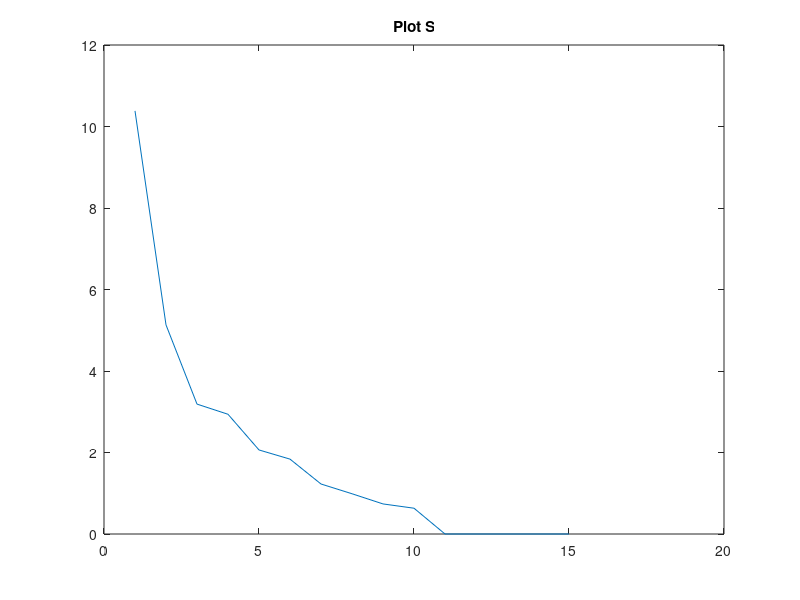
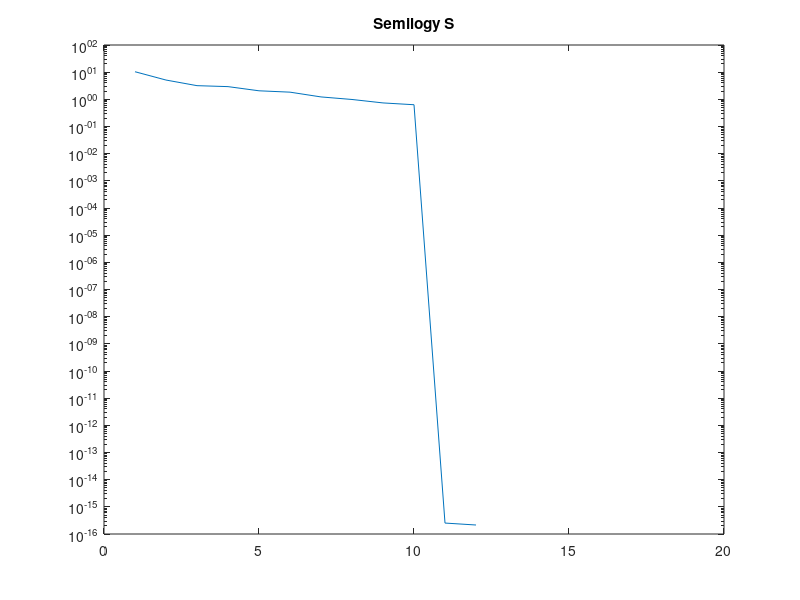
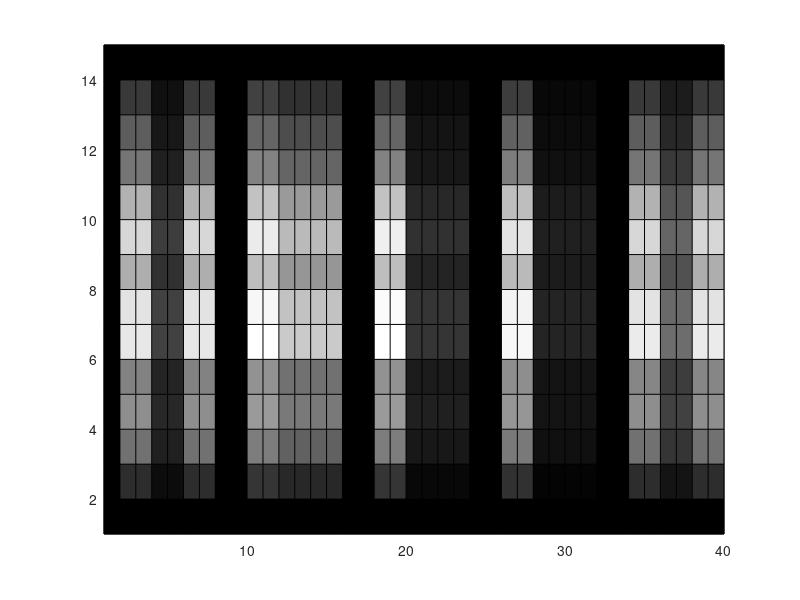
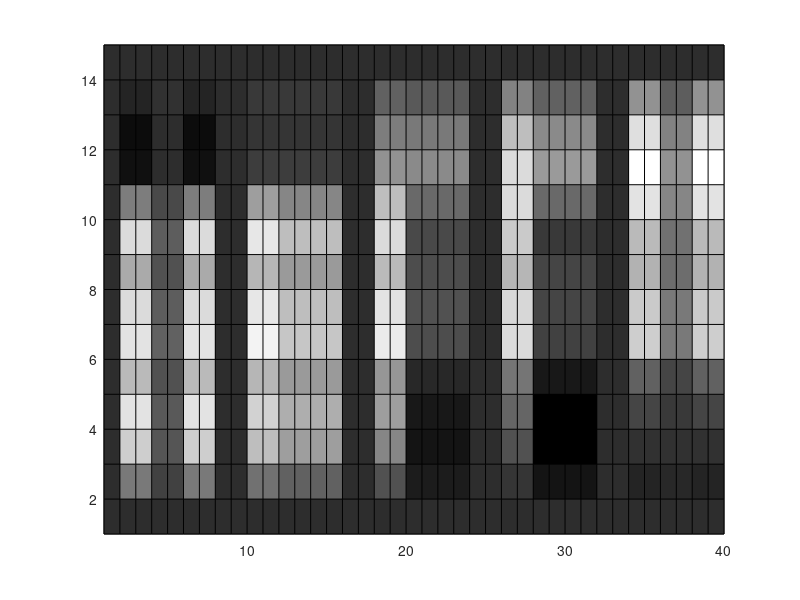

Write MATLAB code to recreate these figures, in order.
%a)
A=zeros(15,40);
%H
A(2:9,2:3)=1;
A(5:6,4:5)=1;
A(2:9,6:7)=1;
%E
A(3:10,10:11)=1;
A(3:4,12:15)=1;
A(6:7,12:15)=1;
A(9:10,12:15)=1;
%L
A(4:11,18:19)=1;
A(10:11,20:23)=1;
%L
A(5:12,26:27)=1;
A(11:12,28:31)=1;
%O
A(6:13,34:35)=1;
A(6:13,38:39)=1;
A(6:7,36:37)=1;
A(12:13,36:37)=1;

%b)
S=svd(A);
plot(S)
title('Plot S');
figure;
semilogy(S);title('Semilogy S');
R=rank(A)

[U S V]=svd(A);
%c
for i=1:rank(A)
   B = U(:,1:i)*S(1:i,1:i)*V(:,1:i)';
   figure
   colormap(gray);
   pcolor(B);
end